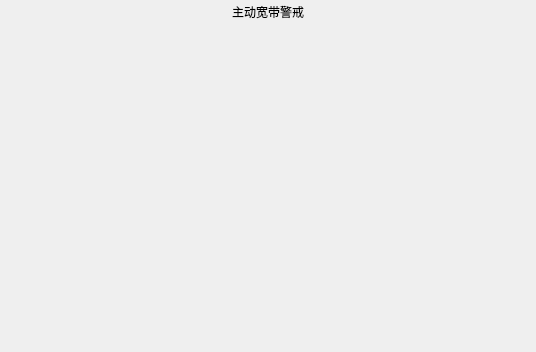
<?xml version="1.0" encoding="UTF-8"?>
<ui version="4.0">
 <class>X39ScActiveForm</class>
 <widget class="QWidget" name="X39ScActiveForm">
  <property name="geometry">
   <rect>
    <x>0</x>
    <y>0</y>
    <width>536</width>
    <height>352</height>
   </rect>
  </property>
  <property name="windowTitle">
   <string>Form</string>
  </property>
  <layout class="QVBoxLayout" name="verticalLayout">
   <property name="spacing">
    <number>0</number>
   </property>
   <property name="leftMargin">
    <number>0</number>
   </property>
   <property name="topMargin">
    <number>0</number>
   </property>
   <property name="rightMargin">
    <number>0</number>
   </property>
   <property name="bottomMargin">
    <number>0</number>
   </property>
   <item>
    <widget class="QLabel" name="label">
     <property name="minimumSize">
      <size>
       <width>0</width>
       <height>24</height>
      </size>
     </property>
     <property name="maximumSize">
      <size>
       <width>16777215</width>
       <height>24</height>
      </size>
     </property>
     <property name="styleSheet">
      <string notr="true">border-image:none;</string>
     </property>
     <property name="text">
      <string>主动宽带警戒</string>
     </property>
     <property name="alignment">
      <set>Qt::AlignCenter</set>
     </property>
    </widget>
   </item>
   <item>
    <widget class="MFramepColorPlot" name="cpPlot" native="true"/>
   </item>
  </layout>
 </widget>
 <customwidgets>
  <customwidget>
   <class>MFramepColorPlot</class>
   <extends>QWidget</extends>
   <header>mframepcolorplot.h</header>
   <container>1</container>
  </customwidget>
 </customwidgets>
 <resources/>
 <connections/>
</ui>
